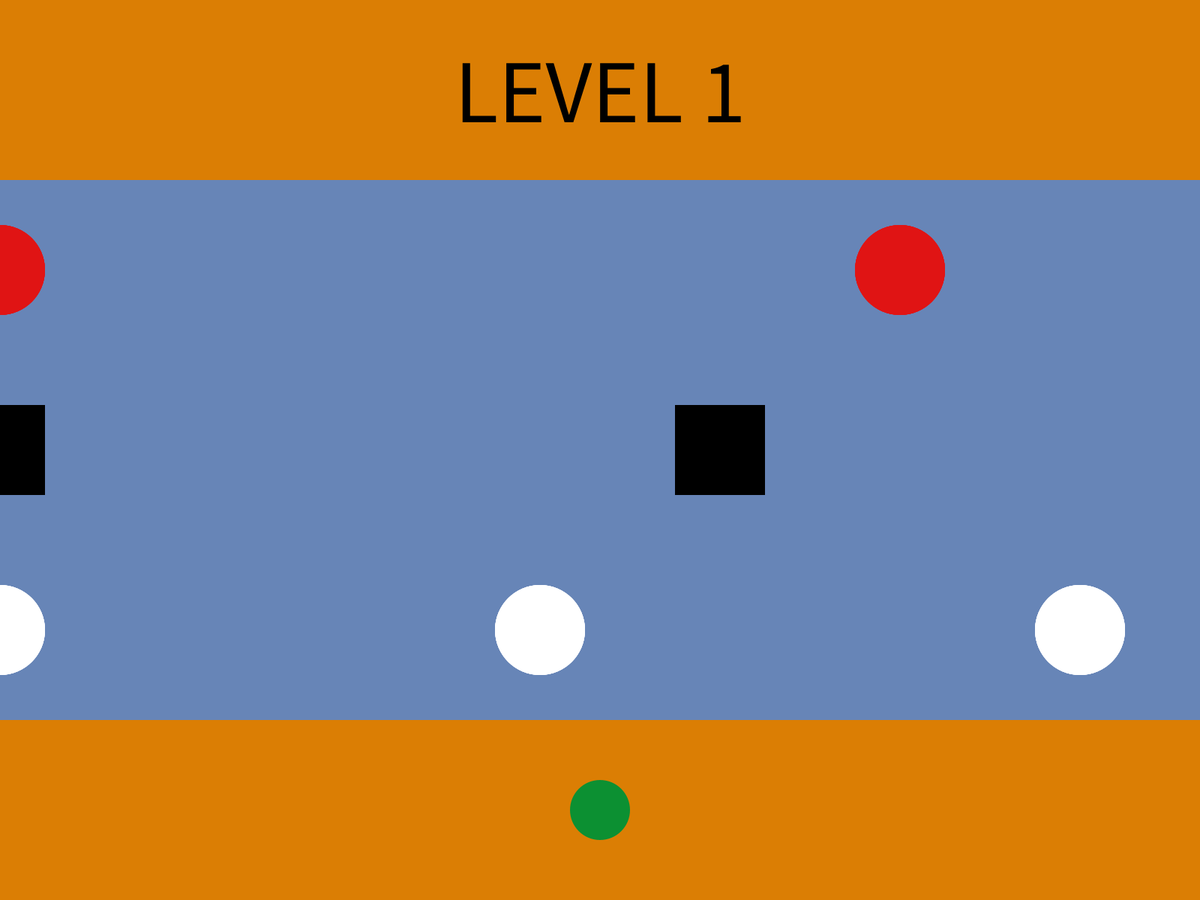
Frame 1 (no input)
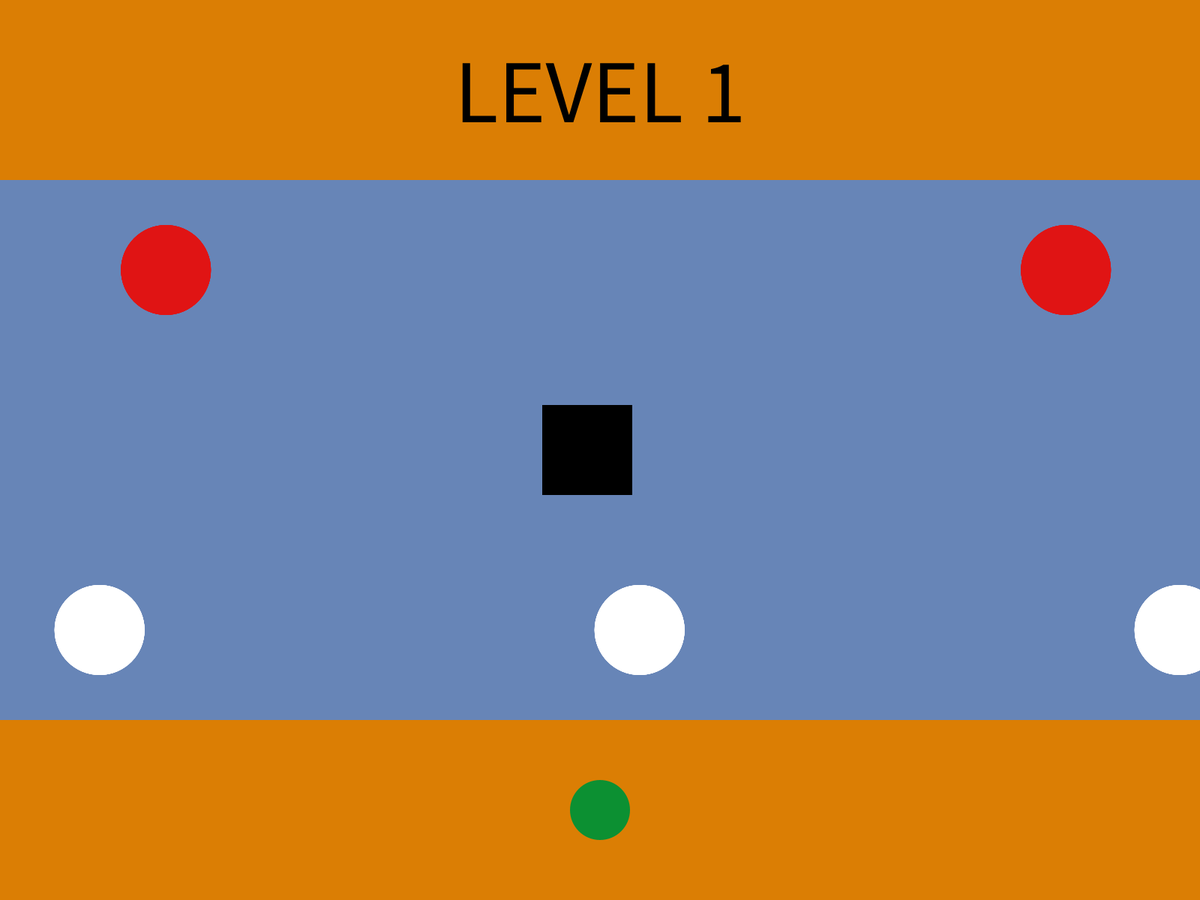
Frame 60 (the mouse pressed at the canvas centre just before this capture)
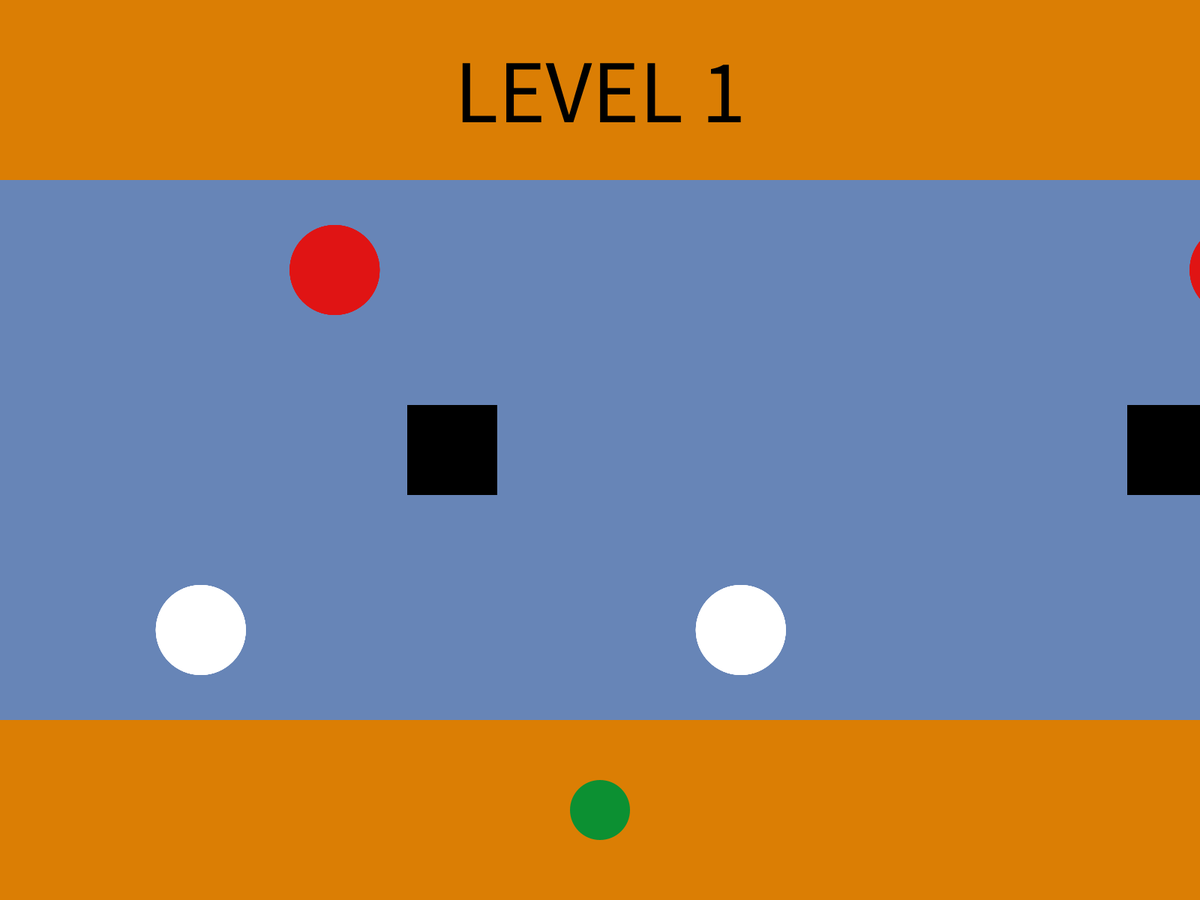
Frame 120 (the mouse held since frame 60 and released just before this capture)

The Processing sketch that drew these frames (run headless with seeded random() and noise(); from frame 60 on, the mouse is pressed at the canvas centre):

// Processing sketch: frog_hop
// ── frog_hop.pde
/* Ezenwelu Valentine

 FROG HOP GAME */

//Global varibles decleration
int level =1;// game level
int bandHeight;// game board height
float frogX;// x cordinate of frog
float frogY;// y cordinate of frog
float frogDiam;//size of frog
float offset;// to change hazards locations
boolean objectInCanvas = false;// objects that display on canvas
int frogJump;// distance of the frog's jump
float spacing;// spacing
float hazardSize;// size of hazard
float offSetChange = 0.75;// change of offset
float[] obstaclesX;// obstacles x coodinates
float[] obstaclesY;// obstacles Y axis coodinates
boolean objectOverlap;// over lap of objects
boolean gameOver = false;
boolean detectWin = false;//to detect win and change level


void setup() {
  fullScreen();// full screen mode
  //variables assigning
  bandHeight = height/(level+4);//
  frogX = width/2;
  frogY = height -(bandHeight/2);
  frogDiam = bandHeight/3;
  frogJump = bandHeight;
  spacing = bandHeight*3;
  hazardSize = bandHeight/2;
  obstaclesX = new float[level + 2];
  obstaclesY = new float[level + 2];
  createObstacles();
  offset = 0.0;
}

void draw() {
  drawWorld();// the board of the game
  drawFrog(frogX, frogY, frogDiam);// draw frog function
  drawHazards();// draw hazard function
  winGame();// function to win game
  gameOver();// game over function
}

//functiobn to draw the world/ board o the game
void drawWorld() {
  // bands of the world
  noStroke();// no lines
  fill(#DB7E04);//light brown
  rectMode(CORNER);
  rect(0, 0, width, bandHeight);// top band

  for (int i = 1; i <= level+4; i++) {
    fill(#6785B7);// light blue
    rect(0, bandHeight*i, width, bandHeight);// middle band
  }
  fill(#DB7E04);// light brown
  rect(0, (level + 3)*bandHeight, width, bandHeight);// buttom band
}

// function to draw the frog
void drawFrog(float x, float y, float diam) {
  fill(#0C9032);// green
  circle(x, y, diam);// frog
}
// objects on display in canvas
boolean objectInCanvas(float x, float y, float diam) {

  return x - diam / 2 >= 0 && x + diam / 2 <= width && y - diam / 2 >= 0 && y + diam / 2 <= height;
}

//function to move the frog
void moveFrog(float xChange, float yChange) {
  if (frogY < frogJump) {
    frogJump = bandHeight/2;// frog moves half of bandheight
  }

  float newFrogX = frogX+ xChange;
  float newFrogY =frogY + yChange;
  if (objectInCanvas(newFrogX, newFrogY, frogDiam)) {
    frogX = newFrogX;
    frogY = newFrogY;
  }
}
// keys for frog movement
void keyPressed() {
  if (!gameOver) {
    if (key == 'w' || key == 'W' || key == 'i' || key == 'I' || keyCode == UP) {// to move up
      moveFrog(0, -frogJump);
    } else if (key == 's' || key == 'S' || key == 'k' || key == 'K' || keyCode == DOWN) {// to move down
      moveFrog(0, frogJump);
    } else if (key == 'a' || key == 'A' || key == 'j' || key == 'J' || keyCode == LEFT) {// to kove left
      moveFrog(-frogJump, 0);
    } else if (key == 'd' || key == 'D' || key == 'l' || key == 'L' || keyCode == RIGHT) {// to move right
      moveFrog(frogJump, 0);
    }
  }
}
// function to create game obstacles
void createObstacles() {
  obstaclesX= new float[level + 2];
  obstaclesY= new float[level + 2];
  int numObstacles = level + 2;
  float spacing = bandHeight / (numObstacles - 1);
  for (int i = 0; i < numObstacles; i++) {
    obstaclesX[i] = 0;
    obstaclesY[i] =(height - (bandHeight * (level+2 )))/2 + bandHeight/2;
  }
}
// boolean to draw hazard
boolean drawHazard(int type, float x, float y, float size) {
  boolean overlapped = objectsOverlap(x, y, frogX, frogY, size, frogDiam);
  if (type==0) {
    fill(#FFFFFF);// white
    circle(x, y, size);
  } else if (type==1) {
    fill (0);// black
    rectMode(CENTER);
    rect(x, y, size, size);
  } else if (type==2) {
    fill(#E01414);//light red
    circle(x, y, size);
  }
  return overlapped;
}

// boolean for drawing of all the hazards
boolean drawHazards() {

  float startY = (height - (bandHeight*(level+2)))/2 + bandHeight/2;
  boolean frogOverlapped = false;
  for (int i = 0; i < obstaclesX.length; i++) {
    int hazardType = 2 - (i%3);
    float offset1 = (hazardType + 3)*offset;
    float hazardSpacing = ((obstaclesX.length - i) + 2) * bandHeight;
    for (float x = obstaclesX[i]; x<width+bandHeight*10; x+=hazardSpacing) {
      if (hazardType%2 == 0) {
        offset1 = offset;
      } else {
        offset1 = -offset;
      }
      float y = obstaclesY[i] + i*bandHeight;
      float hazardX = x + hazardSpacing * offset1/bandHeight;
      float hazardY = startY + i*bandHeight;
      drawHazard(hazardType, hazardX, hazardY, hazardSize);
      boolean overlapped = drawHazard(hazardType, hazardX, hazardY, hazardSize);

      if (overlapped) {
        frogOverlapped = true;
      }
    }
  }
  return frogOverlapped;
}
// function for moving hazards
void moveHazards() {
  offset += offSetChange;
  if (offset > bandHeight) {
    offset = offset%bandHeight;
  }
}
//function for message dispaly on top of the canvas
void displayMessage(String m) {
  float textSize = bandHeight/2;
  float x = width/2;
  float y = bandHeight/2;

  textAlign(CENTER, CENTER);
  textSize(textSize);
  fill(0);
  text(m, x, y);
}
// function to detect win in a level in the game
boolean detectWin() {
  return frogY <= bandHeight;
}

//function to reset the position of the frog after detecting win
void resetFrogPosition() {
  frogX = width / 2;
  frogY = height - bandHeight / 2;
}

// function to change level after detecting win
void levelUp() {
  level++;
  bandHeight = height/(level+4);
  frogDiam = bandHeight/2;
  hazardSize = bandHeight*0.8;
  offset = bandHeight;
}

// boolean for overlapping of objects
boolean objectsOverlap(float x1, float y1, float x2, float y2, float size1, float size2) {
  float distance = dist(x1, y1, x2, y2);
  float radiusSum = size1 / 2 + size2 / 2;
  return distance < radiusSum;
}

// function for game over
void gameOver() {
  if (!gameOver) {
    displayMessage("LEVEL " + level);
    if (drawHazards()) {
      gameOver = true;
    }
    moveHazards();
  } else {
    displayMessage("GAME OVER");
  }
}

// function for level win
void winGame() {
  if (detectWin()) {
    levelUp();
    resetFrogPosition();
    createObstacles();
  }
}
